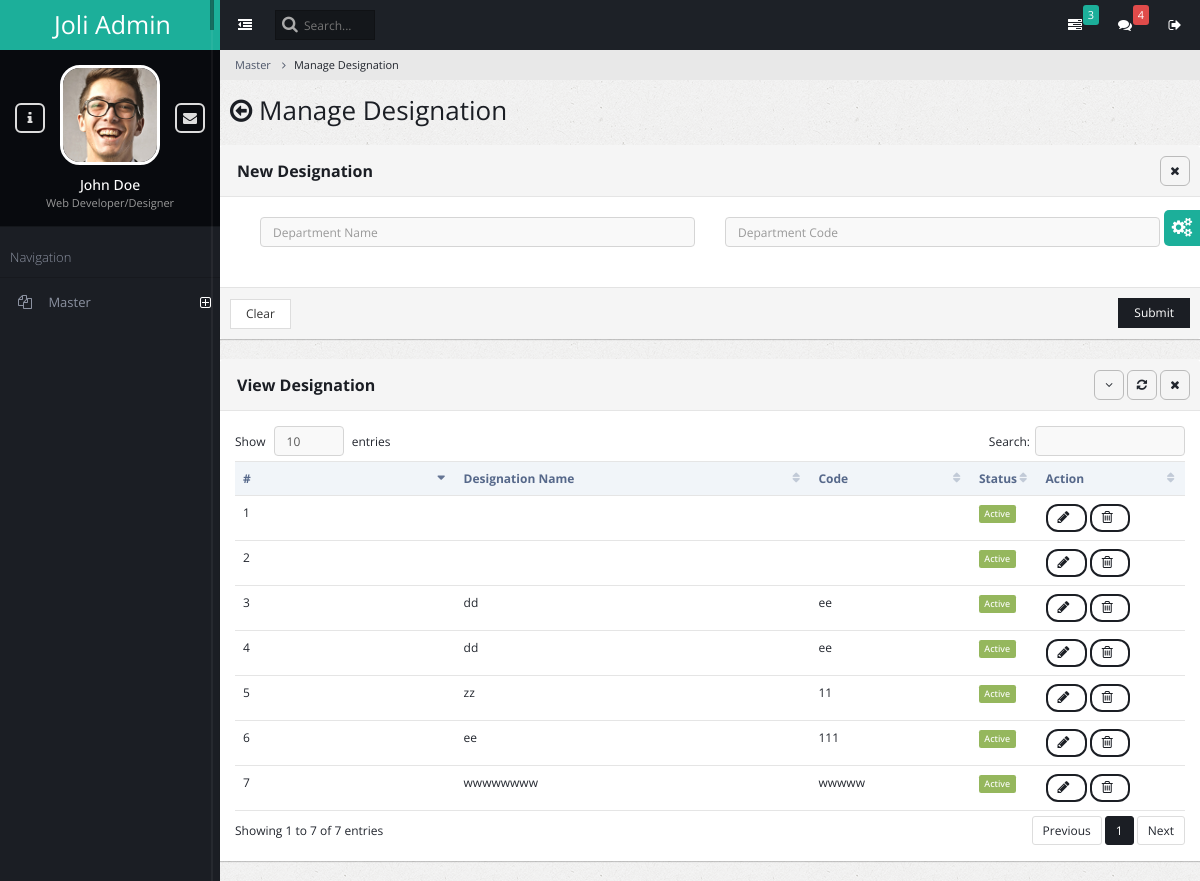
Page /ad_designation_manage on the committed database.
### admin_master/models.py (models this page shows)
class AmsDesignation(models.Model):
    designation_name = models.CharField(max_length=100)
    designation_code = models.CharField(max_length=10)
    status = models.BooleanField(default=True)

### admin_master/views.py (the view, shortened to what this page needs)
# urls.py: path('ad_designation_manage',views.admin_designation_manage,name="admin_designation_manage"),
def admin_designation_manage(request):
    ams_designations = AmsDesignation.objects.all()
    return render(request, 'admin_master_designation_manage.html', {'ams_designations': ams_designations})

### admin_master/templates/admin_master_designation_manage.html (shortened to what this page needs)
{% extends "base.html" %}
{% block content %}
<ul class="breadcrumb">
    <li><a href="#">Master</a></li>
    <li class="active">Manage Designation</li>
</ul>
<div class="content-frame-top">
    <div class="page-title">
        <h2><span class="fa fa-arrow-circle-o-left"></span> Manage Designation</h2>
    </div>
</div>
<form method="post" action="{% url 'admin_designation_manage' %}">
<div class="panel panel-default">
    <div class="panel-heading ui-draggable-handle">
        <h1 class="panel-title"><strong></strong><b>New Designation</b></h1>
        <ul class="panel-controls">
            <li><a href="#" class="panel-remove"><span class="fa fa-times"></span></a></li>
        </ul>
    </div>
    <div class="panel-body">
        <div class="block">
            <div class="col-md-6">
                <div>
                    <input type="text" placeholder="Department Name" name="designation_name" required class="form-control">
                </div>
            </div>
            <div class="col-md-6">
                <div>
                    <input type="text" placeholder="Department Code" name="designation_code"required class="form-control">
                </div>
            </div>
        </div>
    </div>
    <div class="panel-footer">
        <input type="reset" class="btn btn-default" value="Clear">
        <button class="btn btn-primary pull-right">Submit</button>
    </div>
</div>
</form>
<div class="panel panel-default">
    <div class="panel-heading ui-draggable-handle">
        <h1 class="panel-title"><b>View Designation</b></h1>
        <ul class="panel-controls">
            <li><a href="#" class="panel-collapse"><span class="fa fa-angle-down"></span></a></li>
            <li><a href="#" class="panel-refresh"><span class="fa fa-refresh"></span></a></li>
            <li><a href="#" class="panel-remove"><span class="fa fa-times"></span></a></li>
        </ul>
    </div>
    <div class="panel-body">
        <table class="table datatable dataTable no-footer" id="DataTables_Table_0" role="grid" aria-describedby="DataTables_Table_0_info">
            <thead>
                <tr role="row"><th class="sorting_asc" tabindex="0" aria-controls="DataTables_Table_0" rowspan="1" colspan="1" aria-sort="ascending" aria-label="Name: activate to sort column ascending" style="width: 198px;">#</th><th class="sorting" tabindex="0" aria-controls="DataTables_Table_0" rowspan="1" colspan="1" aria-label="Position: activate to sort column ascending" style="width: 309px;">Designation Name</th><th class="sorting" tabindex="0" aria-controls="DataTables_Table_0" rowspan="1" colspan="1" aria-label="Office: activate to sort column ascending" style="width: 148px;">Code</th><th class="sorting" tabindex="0" aria-controls="DataTables_Table_0" rowspan="1" colspan="1" aria-label="Age: activate to sort column ascending" style="width: 70px;">Status</th><th class="sorting" tabindex="0" aria-controls="DataTables_Table_0" rowspan="1" colspan="1" aria-label="Start date: activate to sort column ascending" style="width: 137px;">Action</th></tr>
            </thead>
            <tbody>
                {% for ams_designation in ams_designations %}
                <tr>
                    <td >{{ forloop.counter }}</td>
                    <td>{{ ams_designation.designation_name }}</td>
                    <td>{{ ams_designation.designation_code }}</td>
                    <td>
                        {% if ams_designation.status %}
                            <span class="label label-success">Active</span>
                        {% else %}
                            <span class="label label-danger">Deactive</span>
                        {% endif %}
                    </td>
                    <td>
                        <button class="btn btn-primary btn-rounded" data-toggle="modal" data-target="#modal_basic">
                            <span class="fa fa-pencil"></span>
                        </button>
                        <button class="btn btn-primary btn-rounded" onClick="delete_row('trow_{{ forloop.counter }}');">
                            <span class="fa fa-trash-o"></span>
                        </button>
                    </td>
                </tr>
                {% endfor %}
                </tbody>
        </table>
    </div>
</div>
{% endblock content %}

### rows in the picture
AmsDesignation: status "Active"
AmsDesignation: status "Active"
AmsDesignation: designation_name "dd", designation_code "ee", status "Active"
AmsDesignation: designation_name "dd", designation_code "ee", status "Active"
AmsDesignation: designation_name "zz", designation_code "11", status "Active"
AmsDesignation: designation_name "ee", designation_code "111", status "Active"
AmsDesignation: designation_name "wwwwwwww", designation_code "wwwww", status "Active"
